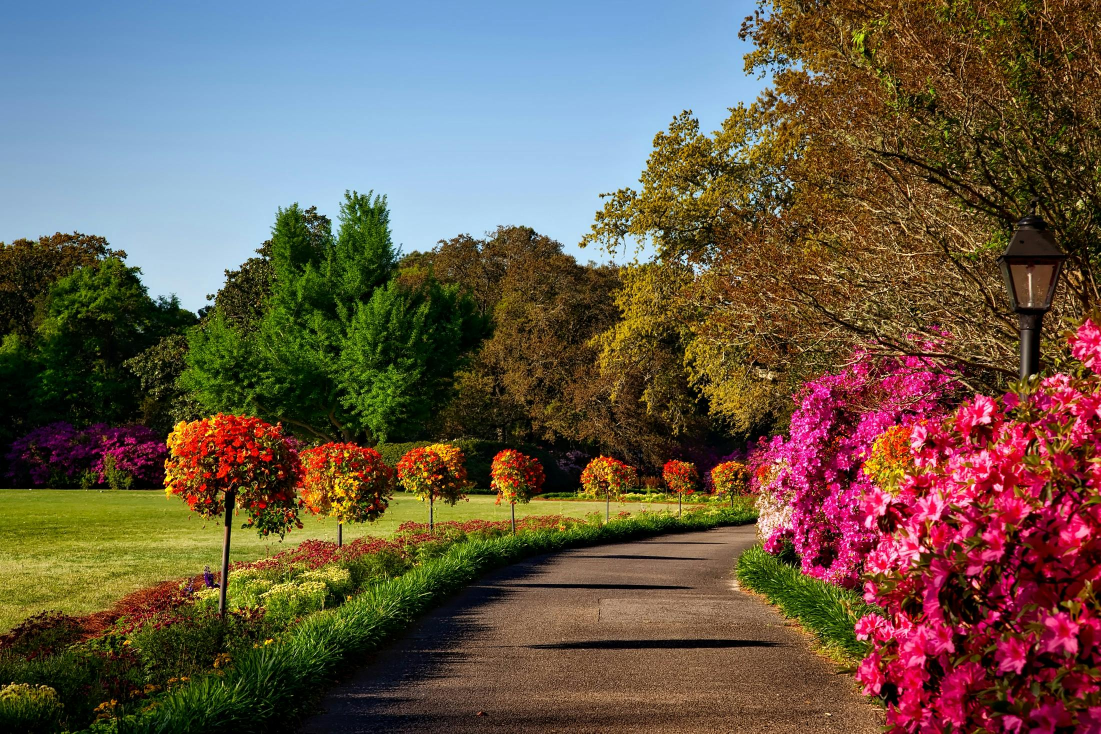
#> input picture Photos/pexels-pixabay-158028.jpg, 2201 x 1467 px (shown at 1/2 size)
$ python resize_image.py
#> lines starting #> are read from the running program, lines starting #| are printed output that depends on the picture
import cv2 as cv

img = cv.imread('Photos/pexels-pixabay-158028.jpg')
#> img is the input picture: shape (1467, 2201, 3); mean B, G, R 74.7, 89.6, 104.6
resized = cv.resize(img, (640, 480))
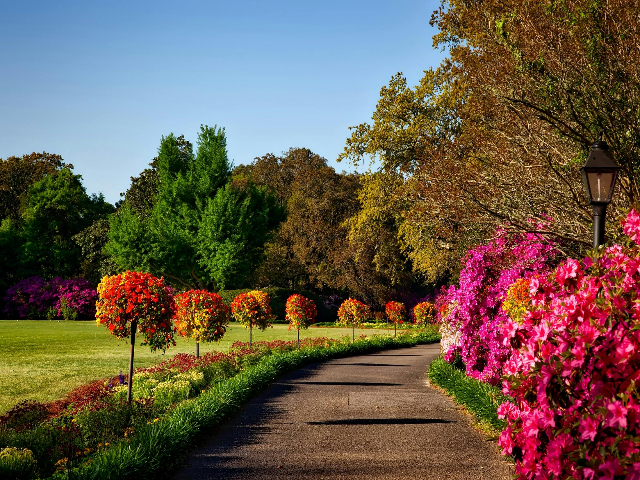
#> resized: shape (480, 640, 3); mean B, G, R 74.6, 89.6, 104.5
cv.imshow('Resize', resized)

cv.waitKey(0)

$ run again, with Photos/pexels-pixabay-158063.jpg copied over Photos/pexels-pixabay-158028.jpg
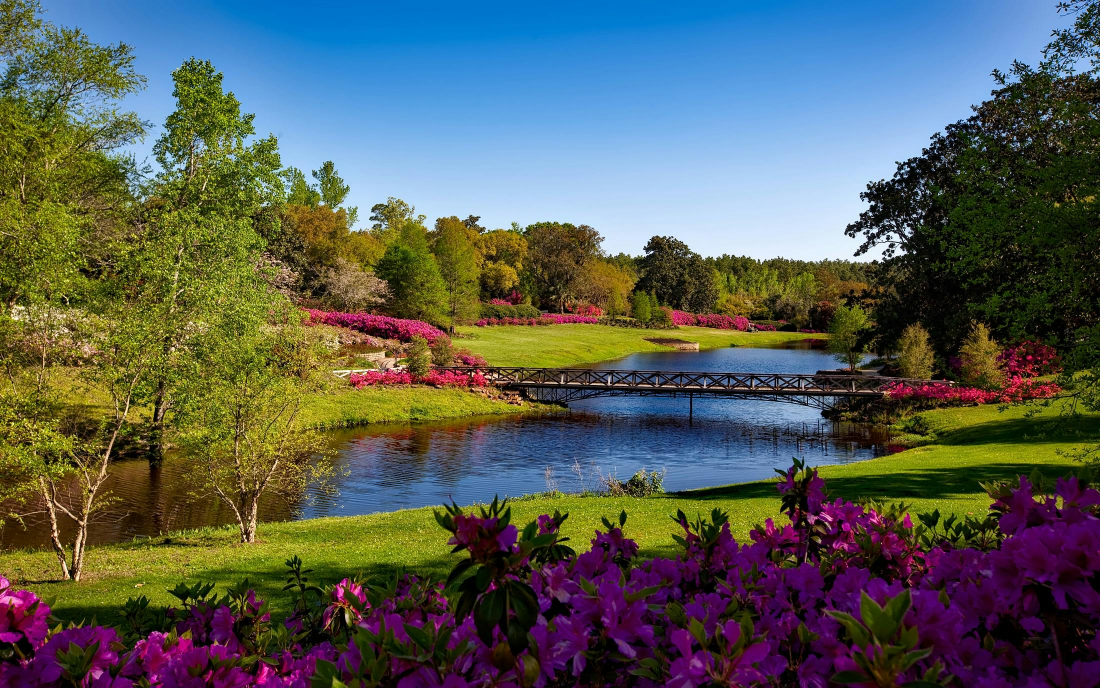
#> input picture Photos/pexels-pixabay-158063.jpg, 2200 x 1376 px (shown at 1/2 size)
#> img is the input picture: shape (1376, 2200, 3); mean B, G, R 86.3, 92.2, 85.9
#> `resized = cv.resize(img, (640, 480))`:
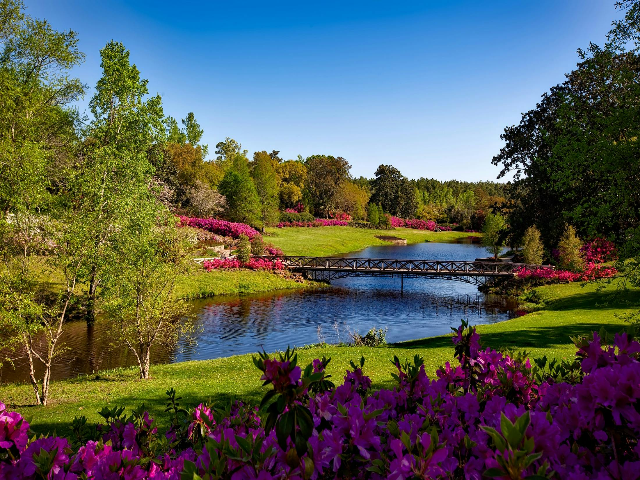
#> resized: shape (480, 640, 3); mean B, G, R 86.3, 92.2, 85.9

$ run again, with Photos/pexels-pixabay-415829.jpg copied over Photos/pexels-pixabay-158028.jpg
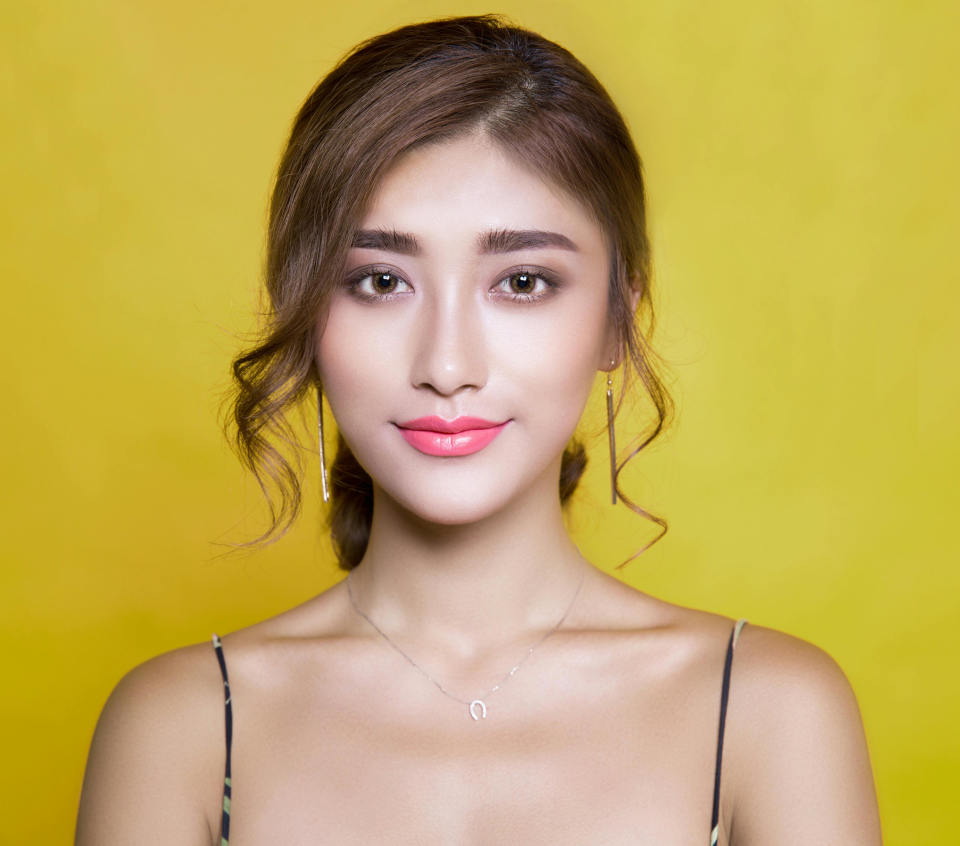
#> input picture Photos/pexels-pixabay-415829.jpg, 5760 x 5075 px (shown at 1/6 size)
#> img is the input picture: shape (5075, 5760, 3); mean B, G, R 90.2, 168.9, 193.9
#> `resized = cv.resize(img, (640, 480))`:
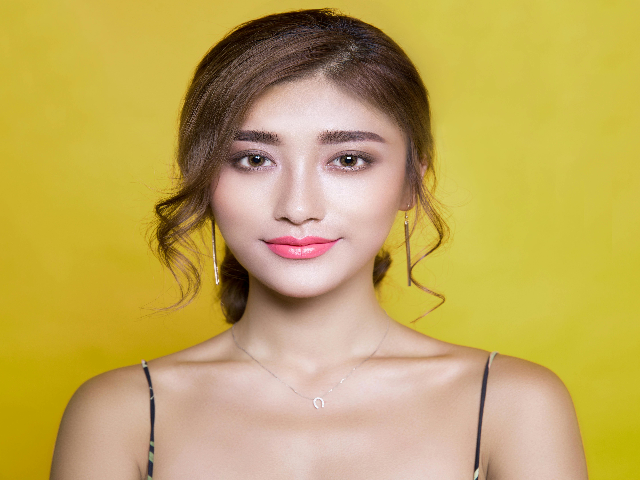
#> resized: shape (480, 640, 3); mean B, G, R 90.1, 168.8, 193.8

$ run again, with Photos/pexels-pixabay-416160.jpg copied over Photos/pexels-pixabay-158028.jpg
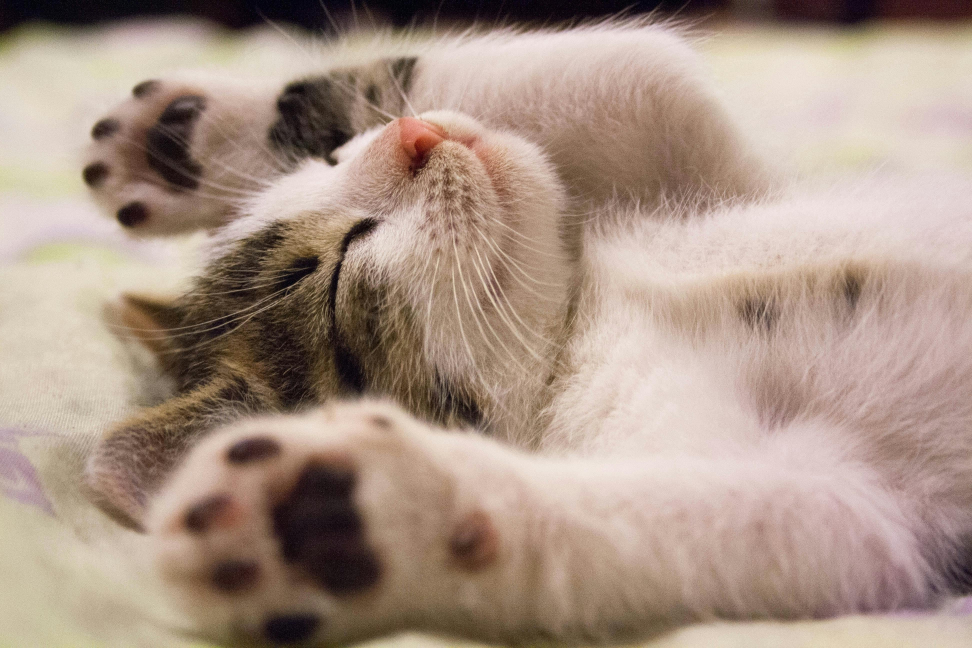
#> input picture Photos/pexels-pixabay-416160.jpg, 3888 x 2592 px (shown at 1/4 size)
#> img is the input picture: shape (2592, 3888, 3); mean B, G, R 134.6, 148.3, 169.4
#> `resized = cv.resize(img, (640, 480))`:
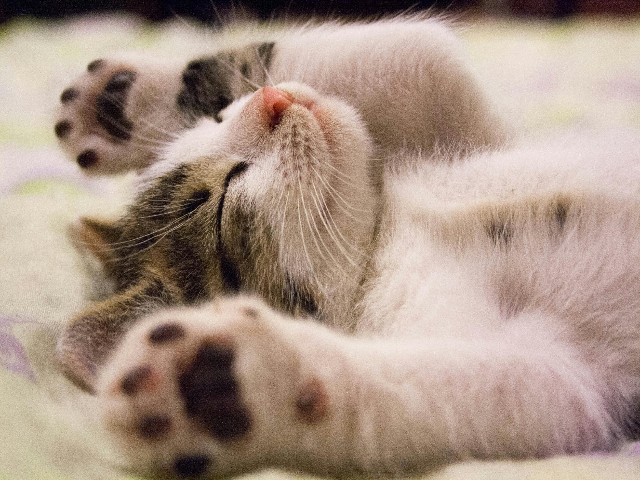
#> resized: shape (480, 640, 3); mean B, G, R 134.5, 148.3, 169.3
